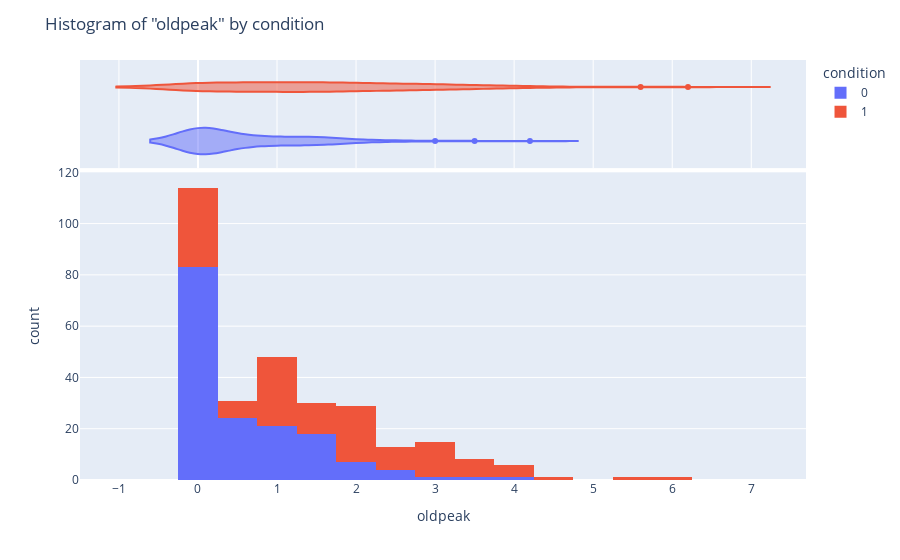

Notebook cell for this chart:
### Markdown cell above
(provide brief description of what [x] is, and how it might relate to [target])

### Code cell
# histogram
fig = px.histogram(df,
               x = 'oldpeak',
               color = 'condition',
               marginal = 'violin',
               hover_data = df.columns)
fig.update_layout(
    title_text = 'Histogram of "oldpeak" by condition')
fig.show()

### Figure 1 — Plotly figure (JSON) as saved in the notebook; plotly's stock layout.template omitted (floating-point values rounded to 4 significant figures; data arrays with more than 128 entries replaced by an {"elided": "..."} marker saying what was removed)
{"data": [{"alignmentgroup": "True", "bingroup": "x", "hovertemplate": "condition=0<br>oldpeak=%{x}<br>count=%{y}<extra></extra>", "legendgroup": "0", "marker": {"color": "#636efa"}, "name": "0", "offsetgroup": "0", "orientation": "v", "showlegend": true, "type": "histogram", "x": {"elided": "160 float values"}, "xaxis": "x", "yaxis": "y"}, {"alignmentgroup": "True", "customdata": {"elided": "160x14 mixed values"}, "hovertemplate": "condition=%{customdata[13]}<br>oldpeak=%{customdata[9]}<br>age=%{customdata[0]}<br>sex=%{customdata[1]}<br>cp=%{customdata[2]}<br>trestbps=%{customdata[3]}<br>chol=%{customdata[4]}<br>fbs=%{customdata[5]}<br>restecg=%{customdata[6]}<br>thalach=%{customdata[7]}<br>exang=%{customdata[8]}<br>slope=%{customdata[10]}<br>ca=%{customdata[11]}<br>thal=%{customdata[12]}<extra></extra>", "legendgroup": "0", "marker": {"color": "#636efa"}, "name": "0", "offsetgroup": "0", "scalegroup": "x", "showlegend": false, "type": "violin", "x": {"elided": "160 float values"}, "xaxis": "x2", "yaxis": "y2"}, {"alignmentgroup": "True", "bingroup": "x", "hovertemplate": "condition=1<br>oldpeak=%{x}<br>count=%{y}<extra></extra>", "legendgroup": "1", "marker": {"color": "#EF553B"}, "name": "1", "offsetgroup": "1", "orientation": "v", "showlegend": true, "type": "histogram", "x": {"elided": "137 float values"}, "xaxis": "x", "yaxis": "y"}, {"alignmentgroup": "True", "customdata": {"elided": "137x14 mixed values"}, "hovertemplate": "condition=%{customdata[13]}<br>oldpeak=%{customdata[9]}<br>age=%{customdata[0]}<br>sex=%{customdata[1]}<br>cp=%{customdata[2]}<br>trestbps=%{customdata[3]}<br>chol=%{customdata[4]}<br>fbs=%{customdata[5]}<br>restecg=%{customdata[6]}<br>thalach=%{customdata[7]}<br>exang=%{customdata[8]}<br>slope=%{customdata[10]}<br>ca=%{customdata[11]}<br>thal=%{customdata[12]}<extra></extra>", "legendgroup": "1", "marker": {"color": "#EF553B"}, "name": "1", "offsetgroup": "1", "scalegroup": "x", "showlegend": false, "type": "violin", "x": {"elided": "137 float values"}, "xaxis": "x2", "yaxis": "y2"}], "layout": {"barmode": "relative", "legend": {"title": {"text": "condition"}, "tracegroupgap": 0}, "margin": {"t": 60}, "title": {"text": "Histogram of \"oldpeak\" by condition"}, "xaxis": {"anchor": "y", "domain": [0, 1], "title": {"text": "oldpeak"}}, "xaxis2": {"anchor": "y2", "domain": [0, 1], "matches": "x", "showgrid": true, "showticklabels": false}, "yaxis": {"anchor": "x", "domain": [0, 0.7326], "title": {"text": "count"}}, "yaxis2": {"anchor": "x2", "domain": [0.7426, 1], "matches": "y2", "showgrid": false, "showline": false, "showticklabels": false, "ticks": ""}}}
